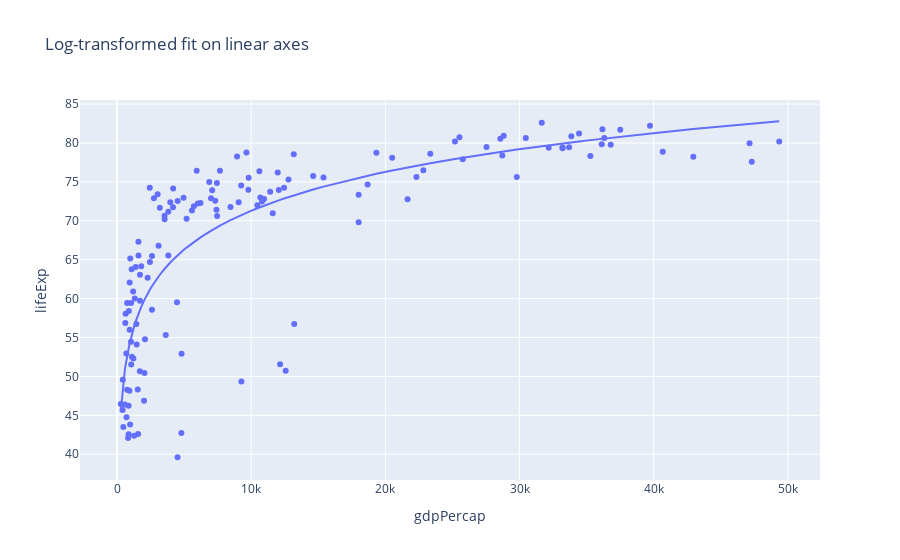

The cell this chart's notebook holds for it:
### Code cell
import plotly.express as px

df = px.data.gapminder(year=2007)
fig = px.scatter(df, x="gdpPercap", y="lifeExp", 
                 trendline="ols", trendline_options=dict(log_x=True),
                 title="Log-transformed fit on linear axes")
fig.show()

### Figure 1 — Plotly figure (JSON) as saved in the notebook; plotly's stock layout.template omitted (floating-point values rounded to 4 significant figures; data arrays with more than 128 entries replaced by an {"elided": "..."} marker saying what was removed)
{"data": [{"hovertemplate": "gdpPercap=%{x}<br>lifeExp=%{y}<extra></extra>", "legendgroup": "", "marker": {"color": "#636efa", "symbol": "circle"}, "mode": "markers", "name": "", "orientation": "v", "showlegend": false, "type": "scatter", "x": {"elided": "142 float values"}, "xaxis": "x", "y": {"elided": "142 float values"}, "yaxis": "y"}, {"hovertemplate": "<b>OLS trendline</b><br>lifeExp = 16.5851 * log10(gdpPercap) + 4.94961<br>R<sup>2</sup>=0.654449<br><br>gdpPercap=%{x}<br>lifeExp=%{y} <b>(trend)</b><extra></extra>", "legendgroup": "", "marker": {"color": "#636efa", "symbol": "circle"}, "mode": "lines", "name": "", "showlegend": false, "type": "scatter", "x": {"elided": "142 float values"}, "xaxis": "x", "y": {"elided": "142 float values"}, "yaxis": "y"}], "layout": {"legend": {"tracegroupgap": 0}, "title": {"text": "Log-transformed fit on linear axes"}, "xaxis": {"anchor": "y", "domain": [0, 1], "title": {"text": "gdpPercap"}}, "yaxis": {"anchor": "x", "domain": [0, 1], "title": {"text": "lifeExp"}}}}
